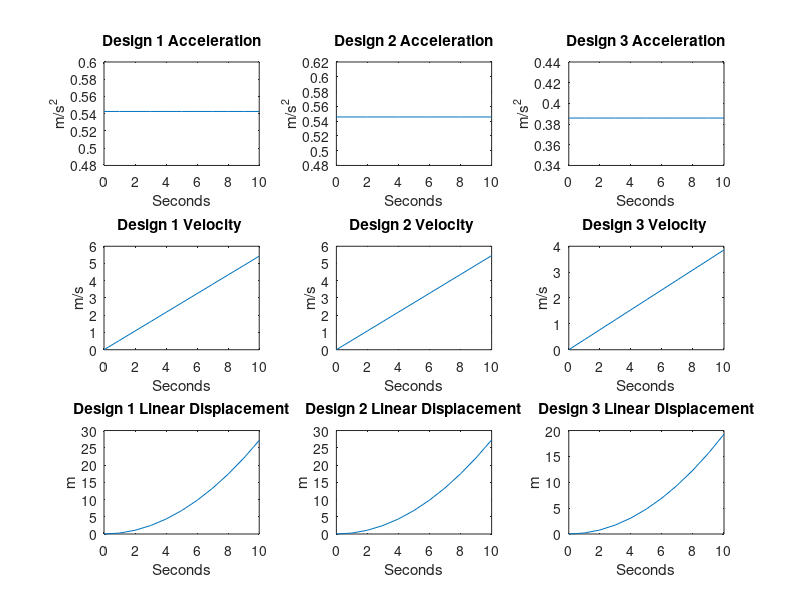
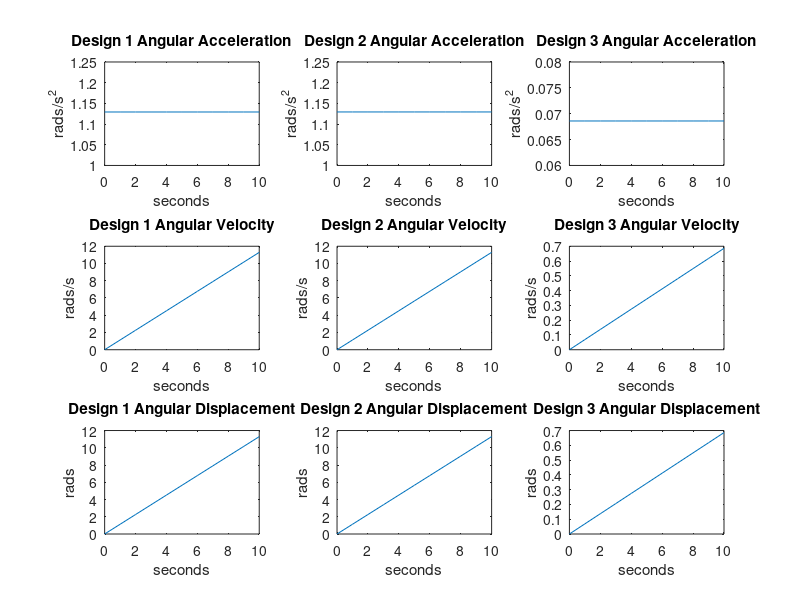

Reproduce these figures in MATLAB, in order.
clc;
clear;
close all;
mass1 = 0.551635;
mass2 = 0.5486205;
mass3 = 0.387919;
t=[0:10];
f = 0.299335;
f3 = f/2;
a1 = [f/mass1,f/mass1,f/mass1,f/mass1,f/mass1,f/mass1,f/mass1,f/mass1,f/mass1,f/mass1,f/mass1];
a2 = [f/mass2,f/mass2,f/mass2,f/mass2,f/mass2,f/mass2,f/mass2,f/mass2,f/mass2,f/mass2,f/mass2];
a3 = [f3/mass3,f3/mass3,f3/mass3,f3/mass3,f3/mass3,f3/mass3,f3/mass3,f3/mass3,f3/mass3,f3/mass3,f3/mass3];
figure(1);
subplot(3,3,1);
plot(t,a1);
xlabel('Seconds');
ylabel('m/s^2');
title('Design 1 Acceleration')
subplot(3,3,2);
plot(t,a2);
xlabel('Seconds');
ylabel('m/s^2');
title('Design 2 Acceleration')
subplot(3,3,3);
plot(t,a3);
xlabel('Seconds');
ylabel('m/s^2');
title('Design 3 Acceleration')
v1 = a1.*t;
v2 = a2.*t;
v3 = a3.*t;

subplot(3,3,4);
plot(t,v1);
xlabel('Seconds');
ylabel('m/s');
title('Design 1 Velocity ');
subplot(3,3,5);
plot(t,v2);
xlabel('Seconds');
ylabel('m/s');
title('Design 2 Velocity ');
subplot(3,3,6);
plot(t,v3);
xlabel('Seconds');
ylabel('m/s');
title('Design 3 Velocity ');
d1=(v1/2).*t;
d2=(v2/2).*t;
d3=(v3/2).*t;
subplot(3,3,7);
plot(t,d1);
xlabel('Seconds');
ylabel('m');
title('Design 1 Linear Displacement');
subplot(3,3,8);
plot(t,d2);
xlabel('Seconds');
ylabel('m');
title('Design 2 Linear Displacement');
subplot(3,3,9);
plot(t,d3);
xlabel('Seconds');
ylabel('m');
title('Design 3 Linear Displacement');
%t for torque
t1 = 7.25*f*sqrt(2)/2;
t2 = 8.36*f;
t3 = 2.5*f3*sqrt(2)/2;

%l for alpha
l1 = [t1/1.359,t1/1.359,t1/1.359,t1/1.359,t1/1.359,t1/1.359,t1/1.359,t1/1.359,t1/1.359,t1/1.359,t1/1.359];
l2 = [t2/2.216,t2/2.216,t2/2.216,t2/2.216,t2/2.216,t2/2.216,t2/2.216,t2/2.216,t2/2.216,t2/2.216,t2/2.216];
l3 = [t3/3.857,t3/3.857,t3/3.857,t3/3.857,t3/3.857,t3/3.857,t3/3.857,t3/3.857,t3/3.857,t3/3.857,t3/3.857];
figure(2);
subplot(3,3,1);
plot(t,l1);
xlabel('seconds');
ylabel('rads/s^2');
title('Design 1 Angular Acceleration');
subplot(3,3,2);
plot(t,l2);
xlabel('seconds');
ylabel('rads/s^2');
title('Design 2 Angular Acceleration');
subplot(3,3,3);
plot(t,l3);
xlabel('seconds');
ylabel('rads/s^2');
title('Design 3 Angular Acceleration');
av1 = l1.*t;
av2 = l2.*t;
av3 = l3.*t;
subplot(3,3,4);
plot(t,av1);
xlabel('seconds');
ylabel('rads/s');
title('Design 1 Angular Velocity');
subplot(3,3,5);
plot(t,av2);
xlabel('seconds');
ylabel('rads/s');

title('Design 2 Angular Velocity');
subplot(3,3,6);
plot(t,av3);
xlabel('seconds');
ylabel('rads/s');
title('Design 3 Angular Velocity');
ad1 = (av1/2).*t;
ad2 = (av2/2).*t;
ad3 = (av3/2).*t;
subplot(3,3,7);
plot(t,av1);
xlabel('seconds');
ylabel('rads');
title('Design 1 Angular Displacement');
subplot(3,3,8);
plot(t,av2);
xlabel('seconds');
ylabel('rads');
title('Design 2 Angular Displacement');
subplot(3,3,9);
plot(t,av3);
xlabel('seconds');
ylabel('rads');
title('Design 3 Angular Displacement');
